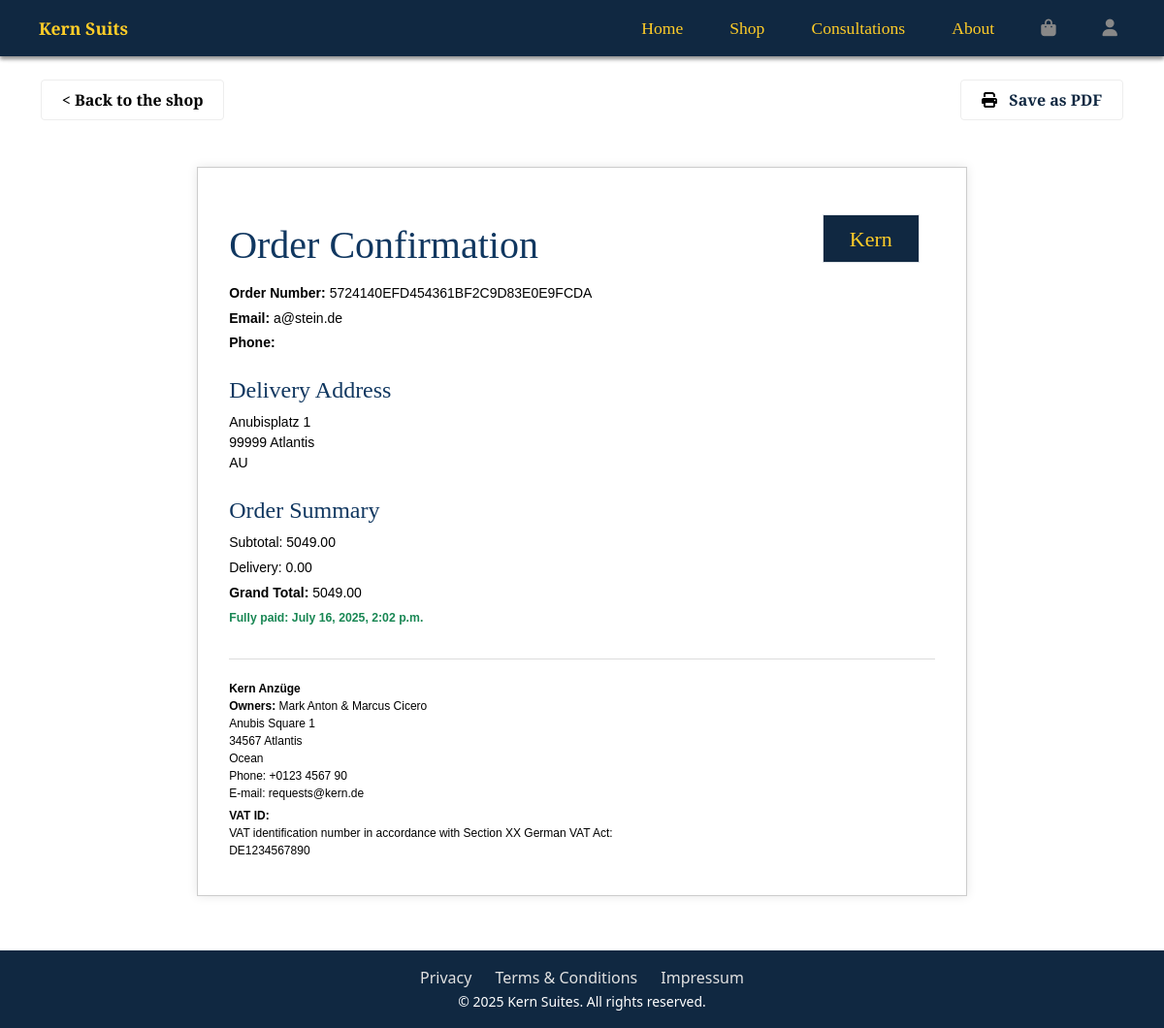
Page /checkout/checkout_success/5724140EFD454361BF2C9D83E0E9FCDA on the committed database.
### checkout/models.py (models this page shows, shortened)
class Order(models.Model):
    order_number = models.CharField(
        max_length=32,
        unique=True,
        editable=False
    )
    user = models.ForeignKey(
        settings.AUTH_USER_MODEL,
        on_delete=models.SET_NULL,
        null=True,
        blank=True,
        related_name='orders'
    )
    created_at = models.DateTimeField(auto_now_add=True)
    updated_at = models.DateTimeField(auto_now=True)
    status = models.CharField(
        max_length=20,
        choices=settings.STATUS_CHOICES,
        default='created'
    )
    first_name = models.CharField(max_length=100)
    last_name = models.CharField(max_length=100)
    email = models.EmailField()
    phone = models.CharField(max_length=20, blank=True)
    address_line1 = models.CharField(max_length=255)
    address_line2 = models.CharField(max_length=255, blank=True)
    postal_code = models.CharField(max_length=20)
    city = models.CharField(max_length=100)
    country = CountryField(blank_label='Country *', null=False, blank=False)
    total_amount = models.DecimalField(max_digits=10, decimal_places=2, default=0.00)
    delivery_costs = models.DecimalField(max_digits=10, decimal_places=2, default=0.00)
    grand_total = models.DecimalField(max_digits=10, decimal_places=2, default=0.00)
    stripe_pid = models.CharField(max_length=255, blank=True, null=True)
    original_bag = models.TextField(blank=True, null=True)

### checkout/views.py (the view, shortened to what this page needs)
# urls.py: path('checkout_success/<order_number>', views.checkout_success, name='checkout_success'),
def checkout_success(request, order_number):
    save_info = request.session.get('save_info')
    order = get_object_or_404(Order, order_number=order_number)
    if 'bag' in request.session:
        del request.session['bag']
    template = 'checkout/checkout_success.html'
    context = {
        'order': order,
    }
    return render(request, template, context)

### bag/contexts.py (called while the page is built, shortened)
def bag_contents(request):
    bag = request.session.get("bag", {})
    bag_items = []
    total = 0
    variant_count = 0
    delivery_cost = 0
    context = {
        "bag_items": bag_items,
        "grand_total": total,
        "variant_count": variant_count,
        "delivery_cost": delivery_cost,
    }
    return context

### checkout/templates/checkout/checkout_success.html (shortened to what this page needs)
{% extends "checkout/base.html" %}
{% load static %}
{% block extra_css %}
    <link rel="stylesheet" href="{% static 'checkout/css/checkout_success.css' %}">
{% endblock %}
{% block content %}
<main class="container pb-4 ">
    <div class="d-flex">
        <a href="{% url 'products' %}" class="btn-white btn-outline-secondary mb-3 mt-4 ">
            <div class="d-none d-sm-block">&lt; Back to the shop</div>
        </a>
        <button onclick="window.print()" class="btn-white btn-outline-secondary ms-auto mb-3 mt-4">
            <i class="fas fa-print me-2"></i> Save as PDF
        </button>
    </div>
    <div class="a4-document">
        <div class="d-flex">
            <div>
                <h1>Order Confirmation</h1>
            </div>
            <div class="logo ms-auto border m-3 d-flex justify-content-center align-items-center">
                <div class="logo-text">Kern</div>
            </div>
        </div>
        <p><strong>Order Number:</strong> {{ order.order_number }}</p>
        <p><strong>Email:</strong> {{ order.email }}</p>
        <p><strong>Phone:</strong> {{ order.phone }}</p>
        <h4>Delivery Address</h4>
        <p>
            {{ order.address_line1 }}<br>
            {{ order.postal_code }} {{ order.city }}<br>
            {{ order.country }}
        </p>
        <h4>Order Summary</h4>
        <p>Subtotal: {{ order.total_amount }}</p>
        <p>Delivery: {{ order.delivery_costs }}</p>
        <p><strong>Grand Total:</strong> {{ order.grand_total }}</p>
        <p><strong><small class="text-success">Fully paid: {{ order.created_at }}</small></strong></p>
        <div class="footer">
            <p>
                <strong>Kern Anzüge</strong><br>
                <strong>Owners:</strong> Mark Anton & Marcus Cicero<br>
                Anubis Square 1<br>
                34567 Atlantis<br>
                Ocean<br>
                Phone: +0123 4567 90<br>
                E-mail: requests@kern.de
            </p>
            <p>
                <strong>VAT ID:</strong><br>
                VAT identification number in accordance with Section XX German VAT Act:<br>
                DE1234567890
            </p>
        </div>
    </div>
</main>
{% endblock %}

### appointments/static/appointments/css/base.css (style rules this page uses)
[data-theme] body { background-color: var(--bgDefault); }

### checkout/static/checkout/css/checkout_success.css (style rules this page uses)
.a4-document { max-width: 21cm; margin: 2rem auto; padding: 2rem; background: white; border: 1px solid #ccc; box-shadow: 0 0 10px rgba(0,0,0,0.1); font-family: Arial, sans-serif; font-size: 14px; }
.a4-document h1, .a4-document h4, .a4-document h5 { margin-top: 1.5rem; margin-bottom: 0.5rem; }
.a4-document p { margin: 0.3rem 0; }
[data-theme] .footer { margin-top: 2rem; border-top: 1px solid #ddd; padding-top: 1rem; font-size: 12px; color: #555; }
.logo { background-color: var(--nav-bg); width: 100px; height: 50px; }
.logo-text { font-size: 22px; font-family: "Cinzel", serif; color: var(--act2-text); }

### static/css/themes.css (style rules this page uses)
:root { --text1: #000000; --text2: #0d1b2a; --text3: #102841; --text-admin: #e18616; --title1: #0a2540; --title2: #103760; --link: #1573d7; --link-hover: #298bf3; --bgDefault: #ffffff; --bgDefault2: #ededed; --bgcontrast: #102841; --act1-bg: #ffbe3b; --act1-text: #0d1b2a; --act1-border: #c89e2d; --act1-bg-hover: #0d1b2a; --act1-text-hover: #f3c83c; --act2-bg: #0d1b2a; --act2-text: #ffcd28; --act2-bg-hover: #d4af37; --act2-text-hover: #0d1b2a; --color1: #102841; --color3: #d4af37; --color4: #c89e2d; --color5: #f2f2f2; --nav-bg: #102841; --nav-title: #ffffff; --nav-link: #ffcd28; --nav-link-hover: #ffffff; --nav-icon: rgb(136, 136, 136); }
* { color: var(--text1); }
a { color: var(--link); text-decoration: none; font-weight: 500; }
.btn-white { display: inline-block; padding: 0.5rem 1.3rem; background: var(--bgDefault); color: var(--text3); text-decoration: none; border-radius: 4px; border: 1px solid var(--bgDefault2); font-weight: bold; transition: background-color 0.3s ease; font-family: "Cinzel", serif; }

### static/css/layout.css (style rules this page uses)
:root { --nav-height: 58px; --padding-horizontal: 15px; }
* { margin: 0; padding: 0; }
h1, h2, h3, h4, h5, h6 { color: var(--title2); font-family: 'Cinzel', serif; }
main, [data-theme] .main { margin-top: var(--nav-height); align-self: flex-start; }

### rows in the picture
Order: order_number "5724140EFD454361BF2C9D83E0E9FCDA", email "a@stein.de", address_line1 "Anubisplatz 1", postal_code "99999", city "Atlantis", country "AU", total_amount "5049.00", delivery_costs "0.00", grand_total "5049.00", created_at "July 16, 2025, 2:02 p.m."
